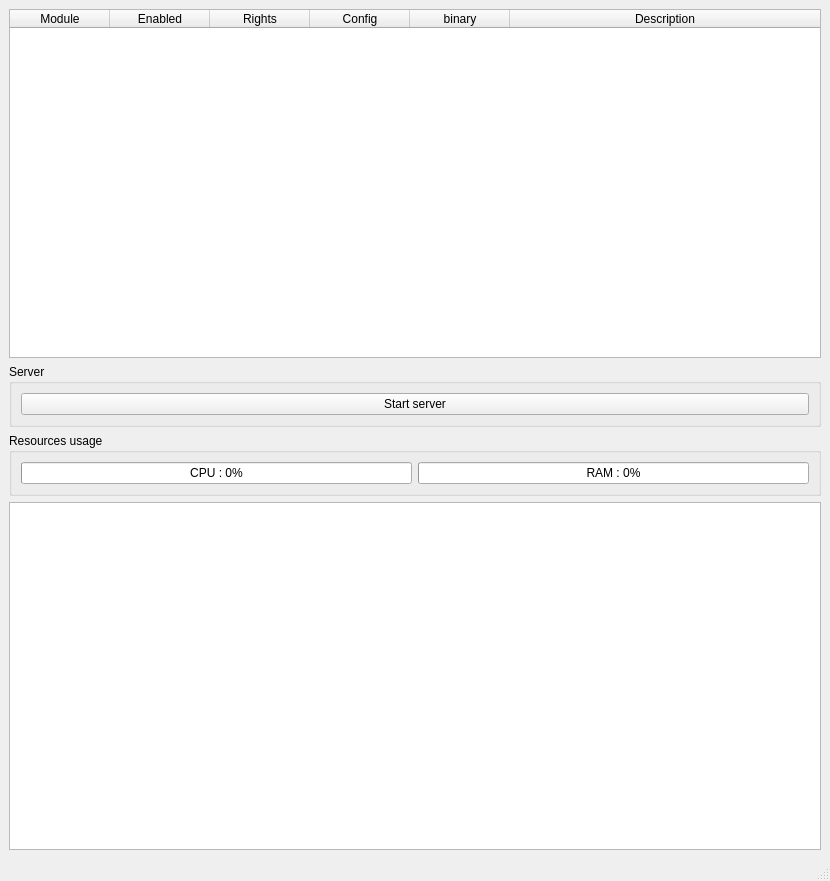
<?xml version="1.0" encoding="UTF-8"?>
<ui version="4.0">
 <class>MainWindow</class>
 <widget class="QMainWindow" name="MainWindow">
  <property name="geometry">
   <rect>
    <x>0</x>
    <y>0</y>
    <width>830</width>
    <height>881</height>
   </rect>
  </property>
  <property name="windowTitle">
   <string>SwiftBot modules manager</string>
  </property>
  <property name="windowIcon">
   <iconset resource="assets.qrc">
    <normaloff>:/swift/icon.png</normaloff>:/swift/icon.png</iconset>
  </property>
  <widget class="QWidget" name="centralwidget">
   <layout class="QGridLayout" name="gridLayout">
    <item row="3" column="0" colspan="2">
     <widget class="QTextBrowser" name="textBrowser"/>
    </item>
    <item row="0" column="0" colspan="2">
     <widget class="QTableWidget" name="tableWidget">
      <attribute name="horizontalHeaderStretchLastSection">
       <bool>true</bool>
      </attribute>
      <column>
       <property name="text">
        <string>Module</string>
       </property>
      </column>
      <column>
       <property name="text">
        <string>Enabled</string>
       </property>
      </column>
      <column>
       <property name="text">
        <string>Rights</string>
       </property>
      </column>
      <column>
       <property name="text">
        <string>Config</string>
       </property>
      </column>
      <column>
       <property name="text">
        <string>binary</string>
       </property>
      </column>
      <column>
       <property name="text">
        <string>Description</string>
       </property>
      </column>
     </widget>
    </item>
    <item row="2" column="0" colspan="2">
     <widget class="QGroupBox" name="groupBox_2">
      <property name="title">
       <string>Resources usage</string>
      </property>
      <layout class="QGridLayout" name="gridLayout_3">
       <item row="0" column="0">
        <widget class="QProgressBar" name="cpu_usage">
         <property name="value">
          <number>0</number>
         </property>
         <property name="format">
          <string>CPU : %p%</string>
         </property>
        </widget>
       </item>
       <item row="0" column="1">
        <widget class="QProgressBar" name="mem_usage">
         <property name="value">
          <number>0</number>
         </property>
         <property name="format">
          <string>RAM : %p%</string>
         </property>
        </widget>
       </item>
      </layout>
     </widget>
    </item>
    <item row="1" column="0" colspan="2">
     <widget class="QGroupBox" name="groupBox">
      <property name="title">
       <string>Server</string>
      </property>
      <layout class="QGridLayout" name="gridLayout_2">
       <item row="0" column="0">
        <widget class="QPushButton" name="pushButton">
         <property name="text">
          <string>Start server</string>
         </property>
        </widget>
       </item>
      </layout>
     </widget>
    </item>
   </layout>
  </widget>
  <widget class="QMenuBar" name="menubar">
   <property name="geometry">
    <rect>
     <x>0</x>
     <y>0</y>
     <width>830</width>
     <height>22</height>
    </rect>
   </property>
  </widget>
  <widget class="QStatusBar" name="statusbar"/>
 </widget>
 <resources>
  <include location="assets.qrc"/>
 </resources>
 <connections/>
</ui>
